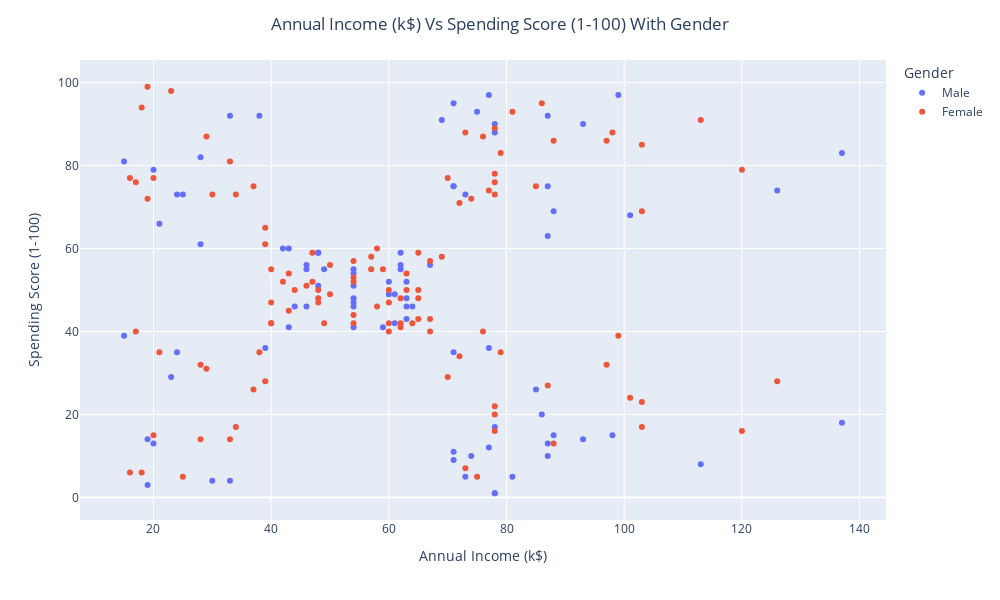

The cell this chart's notebook holds for it:
### Code cell
fig = px.scatter(df, x='Annual Income (k$)', y='Spending Score (1-100)',color="Gender",width=1000, height=600)
fig.update_layout(title='Annual Income (k$) Vs Spending Score (1-100) With Gender ',
                  xaxis_title="Annual Income (k$)",yaxis_title="Spending Score (1-100) ",title_x=0.5)
fig.show()

### Figure 1 — Plotly figure (JSON) as saved in the notebook; plotly's stock layout.template omitted (floating-point values rounded to 4 significant figures)
{"data": [{"hovertemplate": "Gender=Male<br>Annual Income (k$)=%{x}<br>Spending Score (1-100)=%{y}<extra></extra>", "legendgroup": "Male", "marker": {"color": "#636efa", "symbol": "circle"}, "mode": "markers", "name": "Male", "orientation": "v", "showlegend": true, "type": "scatter", "x": [15, 15, 19, 19, 20, 20, 21, 23, 24, 24, 25, 28, 28, 30, 33, 33, 38, 39, 42, 43, 43, 44, 46, 46, 46, 48, 48, 48, 49, 54, 54, 54, 54, 54, 54, 54, 59, 60, 60, 61, 61, 62, 62, 62, 63, 63, 63, 63, 64, 67, 69, 71, 71, 71, 71, 71, 71, 73, 73, 74, 75, 77, 77, 77, 78, 78, 78, 78, 78, 81, 85, 86, 87, 87, 87, 87, 87, 88, 88, 93, 93, 98, 99, 101, 113, 126, 137, 137], "xaxis": "x", "y": [39, 81, 3, 14, 13, 79, 66, 29, 35, 73, 73, 82, 61, 4, 4, 92, 92, 36, 60, 60, 41, 46, 46, 56, 55, 51, 59, 59, 55, 47, 54, 48, 51, 55, 41, 46, 41, 49, 52, 42, 49, 59, 55, 56, 46, 43, 48, 52, 46, 56, 91, 35, 95, 11, 75, 9, 75, 5, 73, 10, 93, 12, 97, 36, 90, 17, 88, 1, 1, 5, 26, 20, 63, 13, 75, 10, 92, 15, 69, 14, 90, 15, 97, 68, 8, 74, 18, 83], "yaxis": "y"}, {"hovertemplate": "Gender=Female<br>Annual Income (k$)=%{x}<br>Spending Score (1-100)=%{y}<extra></extra>", "legendgroup": "Female", "marker": {"color": "#EF553B", "symbol": "circle"}, "mode": "markers", "name": "Female", "orientation": "v", "showlegend": true, "type": "scatter", "x": [16, 16, 17, 17, 18, 18, 19, 19, 20, 20, 21, 23, 25, 28, 28, 29, 29, 30, 33, 33, 34, 34, 37, 37, 38, 39, 39, 39, 40, 40, 40, 40, 42, 43, 43, 44, 46, 47, 47, 48, 48, 48, 49, 50, 50, 54, 54, 54, 54, 54, 57, 57, 58, 58, 59, 60, 60, 60, 60, 62, 62, 62, 63, 63, 64, 65, 65, 65, 65, 67, 67, 67, 69, 70, 70, 72, 72, 73, 73, 74, 75, 76, 76, 77, 78, 78, 78, 78, 78, 78, 78, 79, 79, 81, 85, 86, 87, 88, 88, 97, 97, 98, 99, 101, 103, 103, 103, 103, 113, 120, 120, 126], "xaxis": "x", "y": [6, 77, 40, 76, 6, 94, 72, 99, 15, 77, 35, 98, 5, 14, 32, 31, 87, 73, 14, 81, 17, 73, 26, 75, 35, 61, 28, 65, 55, 47, 42, 42, 52, 54, 45, 50, 51, 52, 59, 50, 48, 47, 42, 49, 56, 53, 52, 42, 44, 57, 58, 55, 60, 46, 55, 40, 42, 47, 50, 41, 48, 42, 50, 54, 42, 48, 50, 43, 59, 43, 57, 40, 58, 29, 77, 34, 71, 88, 7, 72, 5, 40, 87, 74, 22, 20, 76, 16, 89, 78, 73, 35, 83, 93, 75, 95, 27, 13, 86, 32, 86, 88, 39, 24, 17, 85, 23, 69, 91, 16, 79, 28], "yaxis": "y"}], "layout": {"height": 600, "legend": {"title": {"text": "Gender"}, "tracegroupgap": 0}, "margin": {"t": 60}, "title": {"text": "Annual Income (k$) Vs Spending Score (1-100) With Gender ", "x": 0.5}, "width": 1000, "xaxis": {"anchor": "y", "domain": [0.0, 1.0], "title": {"text": "Annual Income (k$)"}}, "yaxis": {"anchor": "x", "domain": [0.0, 1.0], "title": {"text": "Spending Score (1-100) "}}}}
